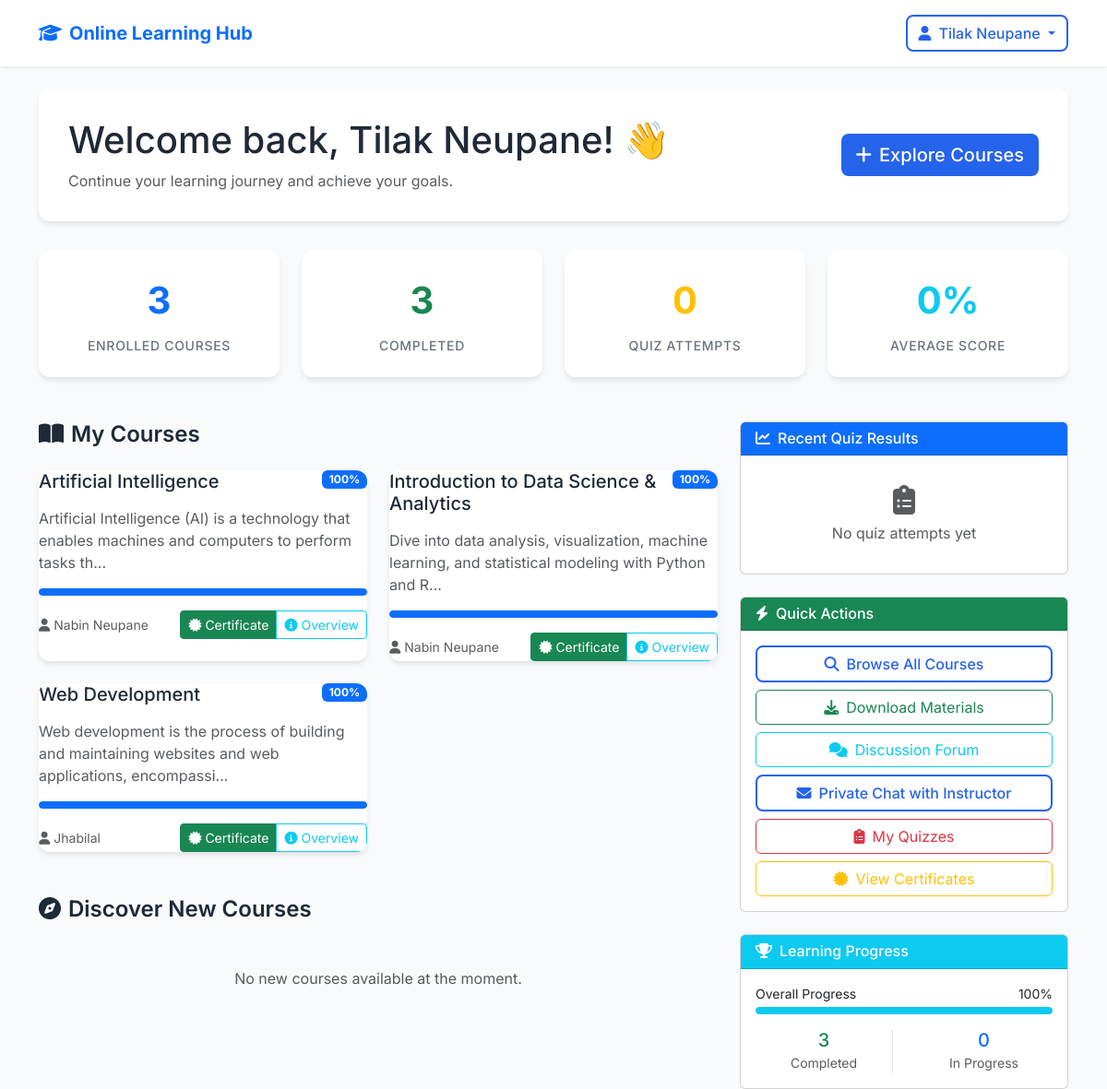
Page /Student/student_dashboard.php (signed in) on the committed database.
### tables this page shows
CREATE TABLE `courses` (
  `course_id` int(11) NOT NULL,
  `instructor_id` int(11) NOT NULL,
  `category_id` int(11) DEFAULT NULL,
  `title` varchar(200) NOT NULL,
  `description` text DEFAULT NULL,
  `short_description` varchar(500) DEFAULT NULL,
  `thumbnail` varchar(255) DEFAULT NULL,
  `price` decimal(10,2) DEFAULT 0.00,
  `duration_hours` int(11) DEFAULT NULL,
  `difficulty_level` enum('beginner','intermediate','advanced') DEFAULT 'beginner',
  `status` enum('draft','published','archived') DEFAULT 'draft',
  `featured` tinyint(1) DEFAULT 0,
  `created_at` timestamp NOT NULL DEFAULT current_timestamp(),
  `updated_at` timestamp NOT NULL DEFAULT current_timestamp() ON UPDATE current_timestamp()
);

CREATE TABLE `instructor` (
  `instructor_id` int(11) NOT NULL,
  `name` varchar(100) NOT NULL,
  `email` varchar(150) NOT NULL,
  `password` varchar(255) NOT NULL,
  `phone` varchar(20) DEFAULT NULL,
  `bio` text DEFAULT NULL,
  `expertise` varchar(255) DEFAULT NULL,
  `profile_image` varchar(255) DEFAULT NULL,
  `status` enum('active','inactive','suspended') DEFAULT 'active',
  `created_at` timestamp NOT NULL DEFAULT current_timestamp(),
  `updated_at` timestamp NOT NULL DEFAULT current_timestamp() ON UPDATE current_timestamp()
);

### Student/student_dashboard.php (the view, shortened to what this page needs)
<?php
$db = getDB();
$student_id = $_SESSION['user_id'];
$student_name = $_SESSION['name'];
$stats = [];
$stmt = $db->prepare("SELECT COUNT(*) as total FROM enrollments WHERE student_id = ? AND status IN ('active', 'completed')");
$stmt->bind_param("i", $student_id);
$stmt->execute();
$result = $stmt->get_result();
$stats['total_courses'] = $result->fetch_assoc()['total'];
$stmt = $db->prepare("SELECT COUNT(*) as completed FROM enrollments WHERE student_id = ? AND (progress_percentage >= 100 OR status = 'completed')");
$stmt->bind_param("i", $student_id);
$stmt->execute();
$result = $stmt->get_result();
if ($result) {
    $stats['completed_courses'] = $result->fetch_assoc()['completed'];
} else {
    $stats['completed_courses'] = 0;
}
$stmt = $db->prepare("SELECT COUNT(*) as attempts FROM quiz_results WHERE student_id = ?");
$stmt->bind_param("i", $student_id);
$stmt->execute();
$result = $stmt->get_result();
if ($result) {
    $stats['quiz_attempts'] = $result->fetch_assoc()['attempts'];
} else {
    $stats['quiz_attempts'] = 0;
}
$stmt = $db->prepare("SELECT AVG(score) as avg_score FROM quiz_results WHERE student_id = ?");
$stmt->bind_param("i", $student_id);
$stmt->execute();
$result = $stmt->get_result();
if ($result) {
    $avg_result = $result->fetch_assoc();
    $stats['avg_score'] = $avg_result['avg_score'] ? round($avg_result['avg_score'], 1) : 0;
} else {
    $stats['avg_score'] = 0;
}
$enrolled_query = "
    SELECT c.*,
           COALESCE(e.progress_percentage, 0) as progress,
           e.enrollment_date,
           i.name as instructor_name
    FROM courses c
    JOIN enrollments e ON c.course_id = e.course_id
    LEFT JOIN instructor i ON c.instructor_id = i.instructor_id
    WHERE e.student_id = ? AND e.status IN ('active', 'completed')
    ORDER BY e.enrollment_date DESC
";
$enrolled_stmt = $db->prepare($enrolled_query);
if ($enrolled_stmt) {
    $enrolled_stmt->bind_param("i", $student_id);
    $enrolled_stmt->execute();
    $enrolled_courses = $enrolled_stmt->get_result();
} else {
    $enrolled_courses = null;
}
$available_query = "
    SELECT c.*, i.name as instructor_name,
           (SELECT COUNT(*) FROM enrollments WHERE course_id = c.course_id) as enrolled_count
    FROM courses c
    LEFT JOIN instructor i ON c.instructor_id = i.instructor_id
    WHERE c.course_id NOT IN (
        SELECT course_id FROM enrollments WHERE student_id = ?
    ) AND c.status = 'published'
    LIMIT 6
";
$available_stmt = $db->prepare($available_query);
if ($available_stmt) {
    $available_stmt->bind_param("i", $student_id);
    $available_stmt->execute();
    $available_courses = $available_stmt->get_result();
} else {
    $available_courses = $db->query("SELECT * FROM courses WHERE status = 'published' LIMIT 6");
}
$recent_quiz_query = "
    SELECT qr.*, q.title as quiz_title, c.title as course_title
    FROM quiz_results qr
    JOIN quizzes q ON qr.quiz_id = q.quiz_id
    JOIN courses c ON q.course_id = c.course_id
    WHERE qr.student_id = ?
    ORDER BY qr.taken_at DESC
    LIMIT 5
";
$recent_quiz_stmt = $db->prepare($recent_quiz_query);
if ($recent_quiz_stmt) {
    $recent_quiz_stmt->bind_param("i", $student_id);
    $recent_quiz_stmt->execute();
    $recent_quizzes = $recent_quiz_stmt->get_result();
} else {
    $recent_quizzes = null;
}
?>
<!DOCTYPE html>
<html lang="en">
<head>
  <link href="https://cdn.jsdelivr.net/npm/bootstrap@5.3.3/dist/css/bootstrap.min.css" rel="stylesheet">
  <link rel="stylesheet" href="https://cdnjs.cloudflare.com/ajax/libs/font-awesome/6.5.0/css/all.min.css">
</head>
<body>
  <nav class="navbar navbar-expand-lg navbar-custom">
    <div class="container">
      <a class="navbar-brand fw-bold text-primary" href="../index.php">
        <i class="fas fa-graduation-cap me-2"></i>Online Learning Hub
      </a>
      <div class="d-flex align-items-center">
        <div class="dropdown">
          <button class="btn btn-outline-primary dropdown-toggle" type="button" data-bs-toggle="dropdown">
            <i class="fas fa-user me-2"></i><?php echo htmlspecialchars($student_name); ?>
          </button>
        </div>
      </div>
    </div>
  </nav>
  <div class="container mt-4">
    <div class="welcome-section">
      <div class="row align-items-center">
        <div class="col-md-8">
          <h1 class="mb-2">Welcome back, <?php echo htmlspecialchars($student_name); ?>! 👋</h1>
          <p class="text-muted mb-0">Continue your learning journey and achieve your goals.</p>
        </div>
        <div class="col-md-4 text-md-end">
          <a href="../Courses/courses.php" class="btn btn-primary btn-lg">
            <i class="fas fa-plus me-2"></i>Explore Courses
          </a>
        </div>
      </div>
    </div>
    <div class="row g-4 mb-5">
      <div class="col-lg-3 col-md-6">
        <div class="stat-card text-center">
          <div class="stat-number text-primary"><?php echo $stats['total_courses']; ?></div>
          <div class="stat-label">Enrolled Courses</div>
        </div>
      </div>
      <div class="col-lg-3 col-md-6">
        <div class="stat-card text-center">
          <div class="stat-number text-success"><?php echo $stats['completed_courses']; ?></div>
          <div class="stat-label">Completed</div>
        </div>
      </div>
      <div class="col-lg-3 col-md-6">
        <div class="stat-card text-center">
          <div class="stat-number text-warning"><?php echo $stats['quiz_attempts']; ?></div>
          <div class="stat-label">Quiz Attempts</div>
        </div>
      </div>
      <div class="col-lg-3 col-md-6">
        <div class="stat-card text-center">
          <div class="stat-number text-info"><?php echo $stats['avg_score']; ?>%</div>
          <div class="stat-label">Average Score</div>
        </div>
      </div>
    </div>
    <div class="row">
      <div class="col-lg-8">
        <h2 class="section-title">
          <i class="fas fa-book-open me-2"></i>My Courses
        </h2>
        <?php if ($enrolled_courses && $enrolled_courses->num_rows > 0): ?>
          <div class="row g-4 mb-5">
            <?php while ($course = $enrolled_courses->fetch_assoc()): ?>
              <div class="col-md-6">
                <div class="course-card">
                  <div class="card-body">
                    <div class="d-flex justify-content-between align-items-start mb-3">
                      <h5 class="card-title mb-0"><?php echo htmlspecialchars($course['title']); ?></h5>
                      <span class="badge bg-primary"><?php echo round($course['progress']); ?>%</span>
                    </div>
                    <p class="card-text text-muted mb-3">
                      <?php echo htmlspecialchars(substr($course['description'] ?? '', 0, 100)); ?>...
                    </p>
                    <div class="progress mb-3" style="height: 8px;">
                      <div class="progress-bar" role="progressbar"
                           style="width: <?php echo $course['progress']; ?>%"
                           aria-valuenow="<?php echo $course['progress']; ?>"
                           aria-valuemin="0" aria-valuemax="100"></div>
                    </div>
                    <div class="d-flex justify-content-between align-items-center">
                      <small class="text-muted">
                        <i class="fas fa-user me-1"></i><?php echo htmlspecialchars($course['instructor_name'] ?? 'Unknown'); ?>
                      </small>
                      <div class="btn-group" role="group">
                        <?php if ($course['progress'] >= 100): ?>
                          <a href="certificate.php?course_id=<?php echo $course['course_id']; ?>"
                             class="btn btn-success btn-sm">
                            <i class="fas fa-certificate me-1"></i>Certificate
                          </a>
                        <?php endif; ?>
                        <a href="course_overview.php?course_id=<?php echo $course['course_id']; ?>"
                           class="btn btn-outline-info btn-sm">
                          <i class="fas fa-info-circle me-1"></i>Overview
                        </a>
                      </div>
                    </div>
                  </div>
                </div>
              </div>
            <?php endwhile; ?>
          </div>
        <?php endif; ?>
        <h2 class="section-title">
          <i class="fas fa-compass me-2"></i>Discover New Courses
        </h2>
        <?php if ($available_courses && $available_courses->num_rows > 0): ?>
          <div class="row g-4">
            <?php while ($course = $available_courses->fetch_assoc()): ?>
              <div class="col-md-6">
                <div class="course-card">
                  <div class="card-body">
                    <h5 class="card-title"><?php echo htmlspecialchars($course['title']); ?></h5>
                    <p class="card-text text-muted mb-3">
                      <?php echo htmlspecialchars(substr($course['description'] ?? '', 0, 100)); ?>...
                    </p>
                    <div class="d-flex justify-content-between align-items-center mb-3">
                      <small class="text-muted">
                        <i class="fas fa-user me-1"></i><?php echo htmlspecialchars($course['instructor_name'] ?? 'Unknown'); ?>
                      </small>
                      <small class="text-muted">
                        <i class="fas fa-users me-1"></i><?php echo $course['enrolled_count'] ?? 0; ?> students
                      </small>
                    </div>
                    <form method="POST" action="../Courses/courses.php" class="d-inline w-100">
                      <input type="hidden" name="enroll" value="<?php echo $course['course_id']; ?>">
                      <button type="submit" class="btn btn-outline-primary w-100">
                        <i class="fas fa-plus me-2"></i>Enroll Now
                      </button>
                    </form>
                  </div>
                </div>
              </div>
            <?php endwhile; ?>
          </div>
        <?php else: ?>
          <div class="text-center py-4">
            <p class="text-muted">No new courses available at the moment.</p>
          </div>
        <?php endif; ?>
      </div>
      <div class="col-lg-4">
        <div class="card mb-4">
          <div class="card-header bg-primary text-white">
            <h6 class="mb-0">
              <i class="fas fa-chart-line me-2"></i>Recent Quiz Results
            </h6>
          </div>
          <div class="card-body">
            <?php if ($recent_quizzes && $recent_quizzes->num_rows > 0): ?>
              <?php while ($quiz = $recent_quizzes->fetch_assoc()): ?>
                <div class="quiz-result">
                  <div class="d-flex justify-content-between align-items-start mb-2">
                    <div>
                      <h6 class="mb-1"><?php echo htmlspecialchars($quiz['quiz_title']); ?></h6>
                      <small class="text-muted"><?php echo htmlspecialchars($quiz['course_title']); ?></small>
                    </div>
                    <span class="score-badge <?php
                      $score = $quiz['score'];
                      if ($score >= 80) echo 'bg-success text-white';
                      elseif ($score >= 60) echo 'bg-warning text-dark';
                      else echo 'bg-danger text-white';
                    ?>">
                      <?php echo round($score); ?>%
                    </span>
                  </div>
                  <small class="text-muted">
                    <i class="fas fa-clock me-1"></i>
                    <?php echo date('M j, Y', strtotime($quiz['taken_at'])); ?>
                  </small>
                </div>
              <?php endwhile; ?>
            <?php else: ?>
              <div class="text-center py-3">
                <i class="fas fa-clipboard-list fa-2x text-muted mb-2"></i>
                <p class="text-muted mb-0">No quiz attempts yet</p>
              </div>
            <?php endif; ?>
          </div>
        </div>
        <div class="card mb-4">
          <div class="card-header bg-success text-white">
            <h6 class="mb-0">
              <i class="fas fa-bolt me-2"></i>Quick Actions
            </h6>
          </div>
          <div class="card-body">
            <div class="d-grid gap-2">
              <a href="../Courses/courses.php" class="btn btn-outline-primary">
                <i class="fas fa-search me-2"></i>Browse All Courses
              </a>
              <a href="../Materials/student_materials.php" class="btn btn-outline-success">
                <i class="fas fa-download me-2"></i>Download Materials
              </a>
              <a href="../portal1.php" class="btn btn-outline-info">
                <i class="fas fa-comments me-2"></i>Discussion Forum
              </a>
              <a href="messages.php" class="btn btn-outline-primary">
                <i class="fas fa-envelope me-2"></i>Private Chat with Instructor
              </a>
              <a href="my_quizzes.php" class="btn btn-outline-danger">
                <i class="fas fa-clipboard-list me-2"></i>My Quizzes
              </a>
              <a href="certificate.php" class="btn btn-outline-warning">
                <i class="fas fa-certificate me-2"></i>View Certificates
              </a>
            </div>
          </div>
        </div>
        <div class="card">
          <div class="card-header bg-info text-white">
            <h6 class="mb-0">
              <i class="fas fa-trophy me-2"></i>Learning Progress
            </h6>
          </div>
          <div class="card-body">
            <div class="mb-3">
              <div class="d-flex justify-content-between mb-1">
                <small>Overall Progress</small>
                <small><?php
                  $overall_progress = $stats['total_courses'] > 0 ?
                    round(($stats['completed_courses'] / $stats['total_courses']) * 100) : 0;
                  echo $overall_progress;
                ?>%</small>
              </div>
              <div class="progress" style="height: 8px;">
                <div class="progress-bar bg-info" role="progressbar"
                     style="width: <?php echo $overall_progress; ?>%"></div>
              </div>
            </div>
            <div class="row text-center">
              <div class="col-6">
                <div class="border-end">
                  <div class="h5 mb-0 text-success"><?php echo $stats['completed_courses']; ?></div>
                  <small class="text-muted">Completed</small>
                </div>
              </div>
              <div class="col-6">
                <div class="h5 mb-0 text-primary"><?php echo $stats['total_courses'] - $stats['completed_courses']; ?></div>
                <small class="text-muted">In Progress</small>
              </div>
            </div>
          </div>
        </div>
      </div>
    </div>
  </div>
</body>
</html>

### rows in the picture
courses: title "Artificial Intelligence", progress "100", description "Artificial Intelligence (AI) is a technology that enables machines and computers to perform tasks th", $course['progress'] 100.00 (drawn), instructor.name "Nabin Neupane"
courses: title "Introduction to Data Science & Analytics", progress "100", description "Dive into data analysis, visualization, machine learning, and statistical modeling with Python and R", $course['progress'] 100.00 (drawn), instructor.name "Nabin Neupane", course_id "100", course_id "3", $stats['total_courses']-$stats['completed_courses'] "0"
courses: title "Web Development", progress "100", description "Web development is the process of building and maintaining websites and web applications, encompassi", $course['progress'] 100.00 (drawn), instructor.name "Jhabilal"

### other values in the picture
$student_name "Tilak Neupane"
$stats['total_courses'] "3"
$stats['completed_courses'] "3"
$stats['quiz_attempts'] "0"
$stats['avg_score'] "0"
